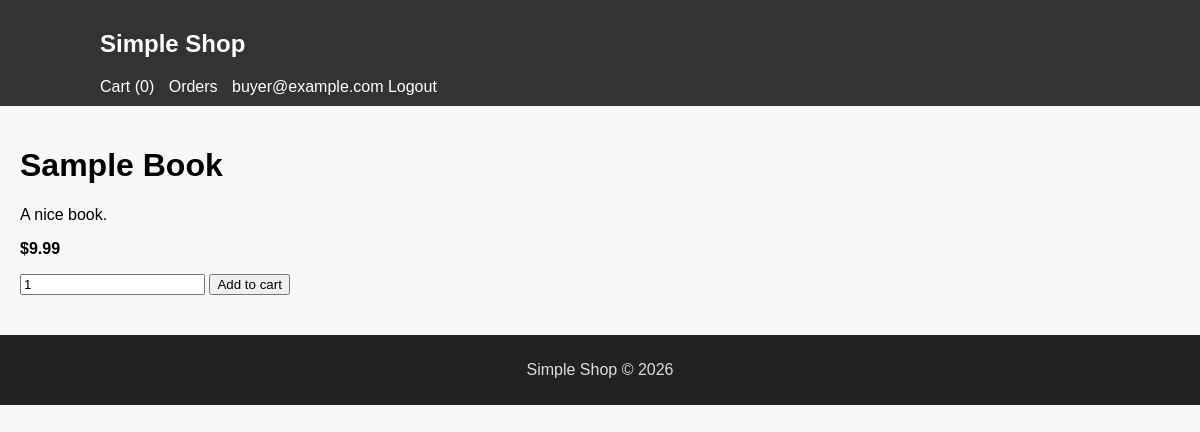
The page /product.php?id=1 (signed in) on the database its author committed.
### tables this page shows
CREATE TABLE `users` (
  `id` INT AUTO_INCREMENT PRIMARY KEY,
  `email` VARCHAR(150) NOT NULL UNIQUE,
  `password` VARCHAR(255) NOT NULL,
  `name` VARCHAR(150) DEFAULT NULL
);

CREATE TABLE `product` (
  `id` INT AUTO_INCREMENT PRIMARY KEY,
  `name` VARCHAR(255) NOT NULL,
  `description` TEXT,
  `price` DECIMAL(10,2) NOT NULL DEFAULT 0.00,
  `category_id` INT DEFAULT NULL,
  `image` VARCHAR(255) DEFAULT NULL,
  FOREIGN KEY (category_id) REFERENCES product_categories(id) ON DELETE SET NULL
);

### includes/functions.php (called while the page is built, shortened)
<?php
function is_logged_in() {
    return !empty($_SESSION['user_id']);
}
function current_user($pdo) {
    $stmt = $pdo->prepare('SELECT id, email, name FROM users WHERE id = ?');
    $stmt->execute([$_SESSION['user_id']]);
    return $stmt->fetch();
}
function cart_count() {
    if (!isset($_SESSION['cart'])) return 0;
    return array_sum($_SESSION['cart']);
}
?>

### public/product.php (the view, shortened to what this page needs)
<?php
require_once __DIR__ . '/../includes/functions.php';
$pdo = $GLOBALS['pdo'];
$id = isset($_GET['id']) ? (int)$_GET['id'] : 0;
$stmt = $pdo->prepare('SELECT * FROM product WHERE id = ?');
$stmt->execute([$id]);
$p = $stmt->fetch();
?>
<!doctype html>
<html>
<head><meta charset="utf-8"><title><?=htmlspecialchars($p['name'])?></title><link rel="stylesheet" href="/assets/style.css"></head>
<body>
<?php include __DIR__ . '/../includes/header.php'; ?>
<div class="container">
  <main>
    <h1><?=htmlspecialchars($p['name'])?></h1>
    <p><?=nl2br(htmlspecialchars($p['description']))?></p>
    <p><strong>$<?=number_format($p['price'],2)?></strong></p>
    <form method="post" action="/cart.php">
      <input type="number" name="qty" value="1" min="1">
      <button type="submit">Add to cart</button>
    </form>
  </main>
</div>
<?php include __DIR__ . '/../includes/footer.php'; ?>
</body>
</html>

### includes/header.php
<?php
require_once __DIR__ . '/functions.php';
$u = null; if (is_logged_in()) $u = current_user($pdo);
?>
<header class="site-header">
  <div class="inner">
    <h2><a href="/">Simple Shop</a></h2>
    <nav>
      <a href="/cart.php">Cart (<?=cart_count()?>)</a>
      <?php if ($u): ?>
        <a href="/orders.php">Orders</a>
        <span><?=htmlspecialchars($u['email'])?></span>
        <a href="/logout.php">Logout</a>
      <?php else: ?>
        <a href="/register.php">Register</a>
        <a href="/login.php">Login</a>
      <?php endif; ?>
    </nav>
  </div>
</header>

### public/assets/style.css (style rules this page uses)
body { font-family:Arial,Helvetica,sans-serif;margin:0;padding:0;background:#f7f7f7 }
.site-header { background:#333;color:#fff;padding:10px }
.site-header a { color:#fff;margin-right:10px;text-decoration:none }
.container { display:flex;gap:20px;padding:20px }
.inner { max-width:1000px;margin:0 auto }

### rows shown on the page
users: email "buyer@example.com"
product: name "Sample Book", description "A nice book.", price "9.99"

### other values the page prints
cart_count() "0"
